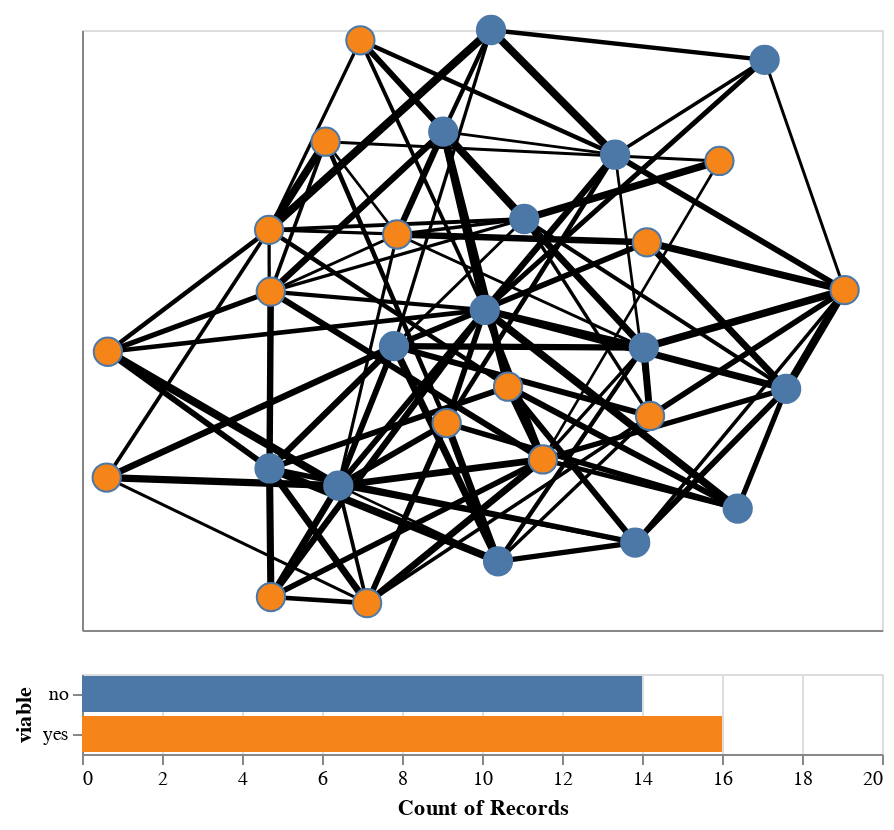

The cell this chart's notebook holds for it:
### Code cell
# get the node layer
edges=chart.layer[0]
nodes=chart.layer[1]
print(f'edges = {edges}\nnodes = {nodes}')

# build a brush
brush = alt.selection_interval(encodings=['x','y'])
color = alt.Color('viable:N', legend=None)
# print(f'brush = {brush}\ncolor = {color}')

# condition nodes based on brush
nodes = nodes.encode(
    fill=alt.condition(brush, color, alt.value('gray')),
).add_selection(
    brush
)

# create a bar graph to show highlighted nodes
bars = alt.Chart(nodes.data).mark_bar().encode(
    x=alt.X('count()', scale=alt.Scale(domain=(0,20))),
    y='viable',
    color='viable',
).transform_filter(
    brush
)

alt.vconcat(edges+nodes, bars)

### Figure 1 — Vega-Lite specification as saved in the notebook (floating-point values rounded to 4 significant figures; data arrays with more than 128 entries replaced by an {"elided": "..."} marker saying what was removed)
{"config": {"view": {"continuousWidth": 400, "continuousHeight": 300}}, "vconcat": [{"layer": [{"data": {"name": "data-5df33cc6376d0ef73796d76902751670"}, "mark": {"type": "line", "color": "black", "opacity": 1}, "encoding": {"detail": {"field": "edge", "type": "quantitative"}, "size": {"field": "weight", "legend": null, "type": "quantitative"}, "x": {"axis": {"grid": false, "labels": false, "ticks": false, "title": ""}, "field": "x", "type": "quantitative"}, "y": {"axis": {"grid": false, "labels": false, "ticks": false, "title": ""}, "field": "y", "type": "quantitative"}}}, {"data": {"name": "data-9a3839c9d11f60f3f80e4e5964b5481b"}, "mark": {"type": "point", "opacity": 1, "size": 200, "strokeWidth": 1.0}, "encoding": {"fill": {"condition": {"field": "viable", "legend": null, "type": "nominal", "selection": "selector007"}, "value": "gray"}, "tooltip": [{"field": "weight", "type": "quantitative"}, {"field": "name", "type": "quantitative"}, {"field": "viable", "type": "nominal"}], "x": {"axis": {"grid": false, "labels": false, "ticks": false}, "field": "x", "type": "quantitative"}, "y": {"axis": {"grid": false, "labels": false, "ticks": false}, "field": "y", "type": "quantitative"}}, "selection": {"selector007": {"type": "interval", "encodings": ["x", "y"]}}}]}, {"data": {"name": "data-9a3839c9d11f60f3f80e4e5964b5481b"}, "mark": "bar", "encoding": {"color": {"field": "viable", "type": "nominal"}, "x": {"aggregate": "count", "scale": {"domain": [0, 20]}, "type": "quantitative"}, "y": {"field": "viable", "type": "nominal"}}, "transform": [{"filter": {"selection": "selector007"}}]}], "$schema": "https://vega.github.io/schema/vega-lite/v4.17.0.json", "datasets": {"data-5df33cc6376d0ef73796d76902751670": {"elided": "208 records"}, "data-9a3839c9d11f60f3f80e4e5964b5481b": [{"viable": "no", "y": -0.5188, "name": 377, "weight": 0.7637, "x": -0.3592}, {"viable": "no", "y": -0.4614, "name": 384, "weight": -0.1259, "x": -0.5312}, {"viable": "no", "y": -0.7085, "name": 437, "weight": 2.671, "x": 0.383}, {"viable": "yes", "y": -0.1889, "name": 801, "weight": 1.706, "x": 0.06514}, {"viable": "no", "y": -0.1963, "name": 586, "weight": -1.512, "x": 0.7604}, {"viable": "no", "y": -0.05856, "name": 462, "weight": 0.1235, "x": 0.4046}, {"viable": "yes", "y": 0.2924, "name": 65, "weight": -0.2536, "x": 0.4122}, {"viable": "yes", "y": -0.4919, "name": 534, "weight": -0.5192, "x": -0.9383}, {"viable": "no", "y": 0.9006, "name": 866, "weight": -0.8076, "x": 0.7066}, {"viable": "yes", "y": -0.07254, "name": 205, "weight": -0.4933, "x": -0.9353}, {"viable": "no", "y": 1.0, "name": 174, "weight": 1.202, "x": 0.02255}, {"viable": "no", "y": -0.5953, "name": 778, "weight": 1.546, "x": 0.6392}, {"viable": "yes", "y": 0.9657, "name": 238, "weight": -0.4913, "x": -0.304}, {"viable": "no", "y": -0.771, "name": 818, "weight": 0.24, "x": 0.04013}, {"viable": "yes", "y": 0.5635, "name": 719, "weight": 1.758, "x": 0.5935}, {"viable": "yes", "y": 0.128, "name": 999, "weight": 1.496, "x": -0.528}, {"viable": "yes", "y": 0.3184, "name": 972, "weight": -0.4822, "x": -0.2122}, {"viable": "yes", "y": -0.9103, "name": 460, "weight": -0.2802, "x": -0.2871}, {"viable": "yes", "y": 0.1332, "name": 264, "weight": 0.2774, "x": 0.9065}, {"viable": "no", "y": 0.06683, "name": 29, "weight": -1.613, "x": 0.006915}, {"viable": "yes", "y": -0.2865, "name": 298, "weight": -0.004258, "x": 0.4201}, {"viable": "no", "y": 0.6612, "name": 701, "weight": 1.022, "x": -0.09676}, {"viable": "yes", "y": 0.3339, "name": 204, "weight": -0.6256, "x": -0.5323}, {"viable": "no", "y": 0.37, "name": 472, "weight": -1.352, "x": 0.1058}, {"viable": "no", "y": -0.05366, "name": 644, "weight": -0.1064, "x": -0.22}, {"viable": "yes", "y": -0.3102, "name": 941, "weight": 1.055, "x": -0.08836}, {"viable": "yes", "y": 0.6278, "name": 961, "weight": -1.239, "x": -0.3911}, {"viable": "yes", "y": -0.8902, "name": 584, "weight": 0.3742, "x": -0.5277}, {"viable": "yes", "y": -0.4315, "name": 337, "weight": 0.7137, "x": 0.1522}, {"viable": "no", "y": 0.5842, "name": 261, "weight": 1.25, "x": 0.3328}]}}
